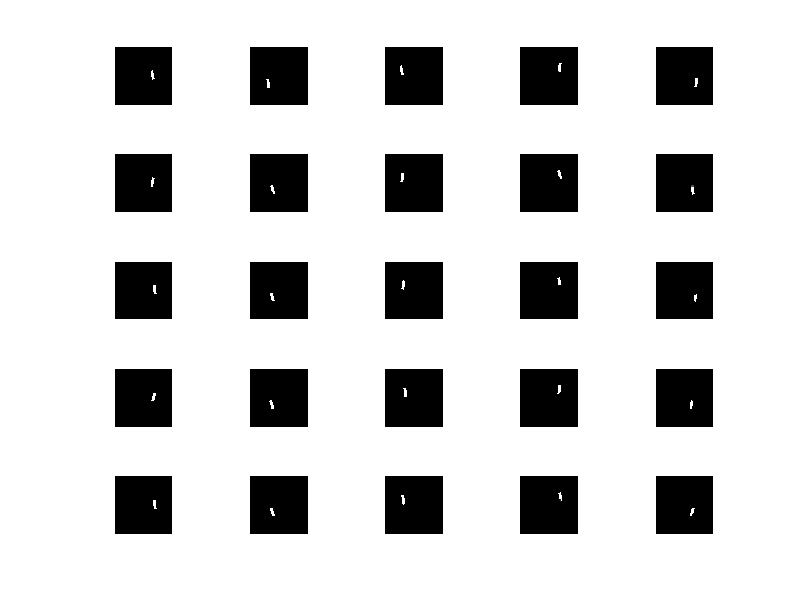

Reproduce this figure in MATLAB.
close all; clear all; clc

load('deformedTemplate');

imageFolder = '../src/train';
imageName = dir([imageFolder '/*.jpg']);
numImage = size(imageName, 1);
images = cell(1, numImage);
PART = 5;

for idx = 1 : numImage
    images{idx} = imread([imageFolder '/' imageName(idx).name]); 
    images{idx} = imresize(images{idx}, [100 100]);
end
a = zeros(100,100);
for part = 1 : PART
    a = a + deformedTemplate{part, 1};
end

figure
for idx = 1 : 5
    for part = 1 : PART
        subplot(5, PART, (idx-1)*5+part), imshow( deformedTemplate{part, idx} )
        %input('<press enter>');
    end
end

%{
load('deformedTemplate1');
load('deformedTemplate2');
load('deformedTemplate3');
load('deformedTemplate4');
load('deformedTemplate5');
%}
%{
deformedTemplate = cell(5,20);

for idx = 1 : numImage
    deformedTemplate{1,idx} = deformedTemplate1{idx};
    deformedTemplate{2,idx} = deformedTemplate2{idx}-deformedTemplate1{idx};
    deformedTemplate{3,idx} = deformedTemplate3{idx}-deformedTemplate2{idx};
    deformedTemplate{4,idx} = deformedTemplate4{idx}-deformedTemplate3{idx};
    deformedTemplate{5,idx} = deformedTemplate5{idx}-deformedTemplate4{idx};
end
clear deformedTemplate1 deformedTemplate2 deformedTemplate3 ...
    deformedTemplate4 deformedTemplate5
save 'deformedTemplate' deformedTemplate
%}